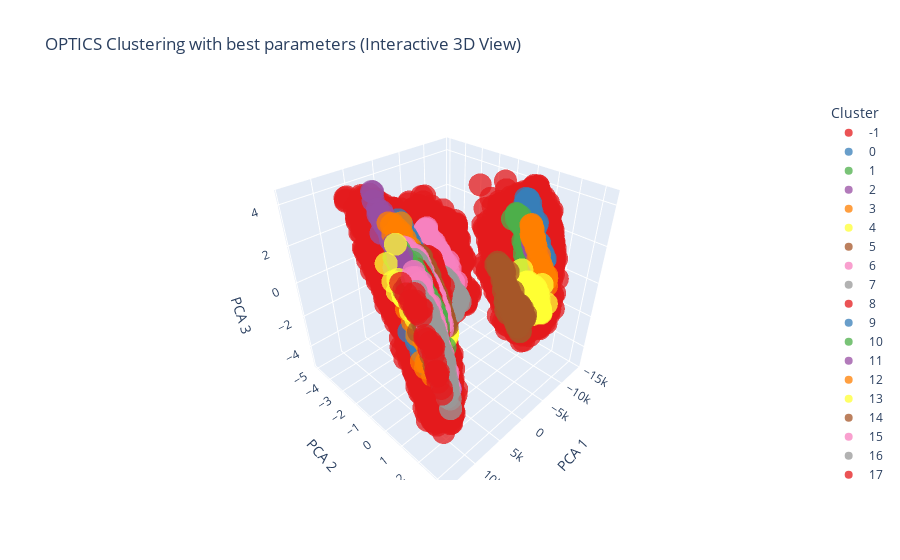

The cell this chart's notebook holds for it:
### Code cell
plot_clusters_3d(df, best_labels, title="OPTICS Clustering with best parameters (Interactive 3D View)")
